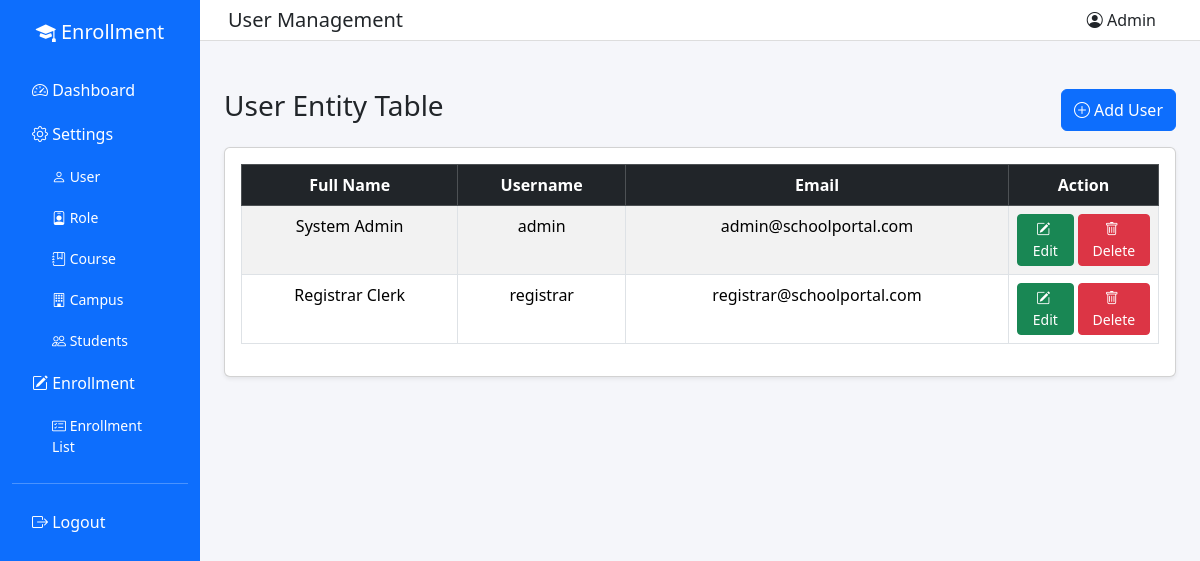
The page /frontend/user.php (signed in) on the database its author committed.
### tables this page shows
CREATE TABLE `users` (
  `userID` int(11) NOT NULL AUTO_INCREMENT,
  `fullName` varchar(120) NOT NULL,
  `username` varchar(80) NOT NULL,
  `email` varchar(120) NOT NULL,
  `password` varchar(255) NOT NULL,
  `dateCreated` timestamp NOT NULL DEFAULT current_timestamp(),
  `dateDeleted` date DEFAULT NULL,
  PRIMARY KEY (`userID`),
  UNIQUE KEY `uq_users_username` (`username`),
  UNIQUE KEY `uq_users_email` (`email`)
);

### frontend/user.php (the view, shortened to what this page needs)
<?php
require_once '../backend/database.php';
?>
<!DOCTYPE html>
<html lang="en">
<head>
<link href="https://cdn.jsdelivr.net/npm/bootstrap@5.3.2/dist/css/bootstrap.min.css" rel="stylesheet">
<link rel="stylesheet" href="https://cdn.jsdelivr.net/npm/bootstrap-icons@1.11.1/font/bootstrap-icons.css">
</head>
<body>
<div class="container-fluid">
<div class="row">
<?php
include "nav.php";
?>
<div class="col-md-10 p-0">
<nav class="navbar navbar-expand-lg topbar px-3">
<div class="container-fluid">
<h5 class="mb-0">User Management</h5>
<div class="ms-auto">
<span class="me-3"><i class="bi bi-person-circle"></i> Admin</span>
</div>
</div>
</nav>
<div class="container mt-4">
<div class="container mt-5">
    <div class="d-flex justify-content-between mb-3">
        <h3>User Entity Table</h3>
        <button class="btn btn-primary" data-bs-toggle="modal" data-bs-target="#addUserModal">
            <i class="bi bi-plus-circle me-1"></i>Add User
        </button>
    </div>
    <div class="card shadow-sm">
        <div class="card-body">
            <table class="table table-bordered table-striped text-center">
                <thead class="table-dark">
                    <tr>
                        <th>Full Name</th>
                        <th>Username</th>
                        <th>Email</th>
                        <th width="150">Action</th>
                    </tr>
                </thead>
                <tbody>
                   <?php
                   $result = mysqli_query($conn, "SELECT * FROM users WHERE dateDeleted is null");
                   while($row = mysqli_fetch_assoc($result)){
                    echo "<tr>";
                    echo "<td>" . $row['fullName']. "</td>";
                    echo "<td>" . $row['username']. "</td>";
                    echo "<td>" . $row['email']. "</td>";
                    echo '<td>
                            <div class="d-inline-flex gap-1">
                                <button class="btn btn-sm btn-success" data-bs-toggle="modal" data-bs-target="#editUserModal' . $row['userID'] . '">
                                    <i class="bi bi-pencil-square me-1"></i>Edit
                                </button>
                                <button class="btn btn-sm btn-danger" data-bs-toggle="modal" data-bs-target="#deleteUserModal' . $row['userID'] . '">
                                    <i class="bi bi-trash me-1"></i>Delete
                                </button>
                            </div>
                    </td>';
                    echo "</tr>";
                   }
                   ?>
                </tbody>
            </table>
        </div>
    </div>
</div>
</div>
</div>
</div>
</div>
</body>
</html>

### frontend/user.php (style rules this page uses)
body { background:#f5f6fa; }
.topbar { background:white; border-bottom:1px solid #ddd; }

### rows shown on the page
users: fullName "System Admin", username "admin", email "admin@schoolportal.com"
users: fullName "Registrar Clerk", username "registrar", email "registrar@schoolportal.com"
